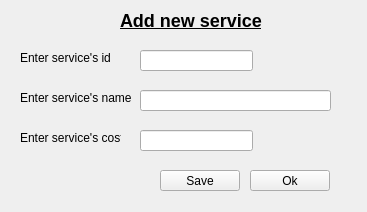
<?xml version="1.0" encoding="UTF-8"?>
<ui version="4.0">
 <class>Form2</class>
 <widget class="QWidget" name="Form2">
  <property name="geometry">
   <rect>
    <x>0</x>
    <y>0</y>
    <width>367</width>
    <height>212</height>
   </rect>
  </property>
  <property name="windowTitle">
   <string>Add new service</string>
  </property>
  <widget class="QPushButton" name="pushButton">
   <property name="geometry">
    <rect>
     <x>160</x>
     <y>170</y>
     <width>80</width>
     <height>21</height>
    </rect>
   </property>
   <property name="text">
    <string>Save</string>
   </property>
  </widget>
  <widget class="QLineEdit" name="lineEdit">
   <property name="geometry">
    <rect>
     <x>140</x>
     <y>50</y>
     <width>113</width>
     <height>21</height>
    </rect>
   </property>
  </widget>
  <widget class="QLineEdit" name="lineEdit_2">
   <property name="geometry">
    <rect>
     <x>140</x>
     <y>90</y>
     <width>191</width>
     <height>21</height>
    </rect>
   </property>
  </widget>
  <widget class="QLineEdit" name="lineEdit_3">
   <property name="geometry">
    <rect>
     <x>140</x>
     <y>130</y>
     <width>113</width>
     <height>21</height>
    </rect>
   </property>
  </widget>
  <widget class="QLabel" name="label">
   <property name="geometry">
    <rect>
     <x>120</x>
     <y>10</y>
     <width>151</width>
     <height>21</height>
    </rect>
   </property>
   <property name="font">
    <font>
     <underline>true</underline>
    </font>
   </property>
   <property name="text">
    <string>&lt;h2&gt;Add new service&lt;/h2&gt;</string>
   </property>
  </widget>
  <widget class="QLabel" name="label_2">
   <property name="geometry">
    <rect>
     <x>20</x>
     <y>50</y>
     <width>91</width>
     <height>16</height>
    </rect>
   </property>
   <property name="text">
    <string>Enter service's id</string>
   </property>
  </widget>
  <widget class="QLabel" name="label_3">
   <property name="geometry">
    <rect>
     <x>20</x>
     <y>90</y>
     <width>181</width>
     <height>16</height>
    </rect>
   </property>
   <property name="text">
    <string>Enter service's name</string>
   </property>
  </widget>
  <widget class="QLabel" name="label_4">
   <property name="geometry">
    <rect>
     <x>20</x>
     <y>130</y>
     <width>101</width>
     <height>16</height>
    </rect>
   </property>
   <property name="text">
    <string>Enter service's cost</string>
   </property>
  </widget>
  <widget class="QPushButton" name="pushButton_2">
   <property name="geometry">
    <rect>
     <x>250</x>
     <y>170</y>
     <width>80</width>
     <height>21</height>
    </rect>
   </property>
   <property name="text">
    <string>Ok</string>
   </property>
  </widget>
 </widget>
 <resources/>
 <connections/>
</ui>
